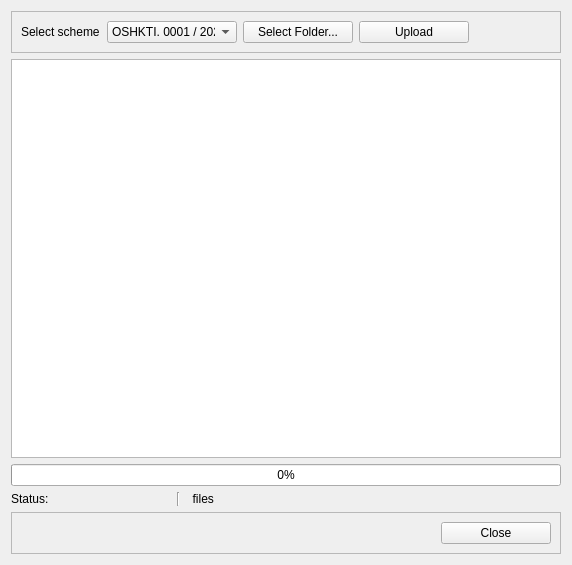
<?xml version="1.0" encoding="UTF-8"?>
<ui version="4.0">
 <class>FltsCertUploadWidget</class>
 <widget class="QWidget" name="FltsCertUploadWidget">
  <property name="windowModality">
   <enum>Qt::NonModal</enum>
  </property>
  <property name="geometry">
   <rect>
    <x>0</x>
    <y>0</y>
    <width>572</width>
    <height>565</height>
   </rect>
  </property>
  <property name="minimumSize">
   <size>
    <width>0</width>
    <height>400</height>
   </size>
  </property>
  <property name="windowTitle">
   <string>Upload Scanned Certificate</string>
  </property>
  <layout class="QGridLayout" name="gridLayout_2">
   <item row="2" column="0" colspan="3">
    <widget class="QTableView" name="tbvw_certificate">
     <property name="sizePolicy">
      <sizepolicy hsizetype="Expanding" vsizetype="Expanding">
       <horstretch>0</horstretch>
       <verstretch>0</verstretch>
      </sizepolicy>
     </property>
     <property name="minimumSize">
      <size>
       <width>0</width>
       <height>300</height>
      </size>
     </property>
     <property name="editTriggers">
      <set>QAbstractItemView::NoEditTriggers</set>
     </property>
    </widget>
   </item>
   <item row="4" column="0">
    <widget class="QLabel" name="lbl_status">
     <property name="sizePolicy">
      <sizepolicy hsizetype="Fixed" vsizetype="Preferred">
       <horstretch>0</horstretch>
       <verstretch>0</verstretch>
      </sizepolicy>
     </property>
     <property name="maximumSize">
      <size>
       <width>160</width>
       <height>16777215</height>
      </size>
     </property>
     <property name="text">
      <string>Status:  </string>
     </property>
    </widget>
   </item>
   <item row="4" column="1">
    <widget class="Line" name="line">
     <property name="orientation">
      <enum>Qt::Vertical</enum>
     </property>
    </widget>
   </item>
   <item row="4" column="2">
    <widget class="QLabel" name="lbl_records_count">
     <property name="text">
      <string>  files</string>
     </property>
    </widget>
   </item>
   <item row="0" column="0" colspan="3">
    <layout class="QVBoxLayout" name="vlNotification">
     <property name="spacing">
      <number>6</number>
     </property>
     <property name="sizeConstraint">
      <enum>QLayout::SetDefaultConstraint</enum>
     </property>
     <property name="bottomMargin">
      <number>0</number>
     </property>
    </layout>
   </item>
   <item row="1" column="0" colspan="3">
    <widget class="QFrame" name="frame_2">
     <property name="frameShape">
      <enum>QFrame::StyledPanel</enum>
     </property>
     <property name="frameShadow">
      <enum>QFrame::Raised</enum>
     </property>
     <layout class="QGridLayout" name="gridLayout">
      <item row="0" column="2">
       <widget class="QPushButton" name="btn_select_folder">
        <property name="sizePolicy">
         <sizepolicy hsizetype="Fixed" vsizetype="Fixed">
          <horstretch>0</horstretch>
          <verstretch>0</verstretch>
         </sizepolicy>
        </property>
        <property name="minimumSize">
         <size>
          <width>110</width>
          <height>0</height>
         </size>
        </property>
        <property name="text">
         <string>Select Folder...</string>
        </property>
        <property name="icon">
         <iconset resource="../../../resources.qrc">
          <normaloff>:/plugins/stdm/images/icons/flts_open_file.png</normaloff>:/plugins/stdm/images/icons/flts_open_file.png</iconset>
        </property>
       </widget>
      </item>
      <item row="0" column="0">
       <widget class="QLabel" name="label">
        <property name="sizePolicy">
         <sizepolicy hsizetype="Preferred" vsizetype="Fixed">
          <horstretch>0</horstretch>
          <verstretch>0</verstretch>
         </sizepolicy>
        </property>
        <property name="minimumSize">
         <size>
          <width>80</width>
          <height>0</height>
         </size>
        </property>
        <property name="text">
         <string>Select scheme</string>
        </property>
       </widget>
      </item>
      <item row="0" column="3">
       <widget class="QPushButton" name="btn_upload_certificate">
        <property name="sizePolicy">
         <sizepolicy hsizetype="Fixed" vsizetype="Fixed">
          <horstretch>0</horstretch>
          <verstretch>0</verstretch>
         </sizepolicy>
        </property>
        <property name="minimumSize">
         <size>
          <width>110</width>
          <height>0</height>
         </size>
        </property>
        <property name="text">
         <string>Upload</string>
        </property>
        <property name="icon">
         <iconset resource="../../../resources.qrc">
          <normaloff>:/plugins/stdm/images/icons/flts_export_file.png</normaloff>:/plugins/stdm/images/icons/flts_export_file.png</iconset>
        </property>
       </widget>
      </item>
      <item row="0" column="4">
       <spacer name="horizontalSpacer1">
        <property name="orientation">
         <enum>Qt::Horizontal</enum>
        </property>
        <property name="sizeType">
         <enum>QSizePolicy::Expanding</enum>
        </property>
        <property name="sizeHint" stdset="0">
         <size>
          <width>97</width>
          <height>20</height>
         </size>
        </property>
       </spacer>
      </item>
      <item row="0" column="1">
       <widget class="QComboBox" name="cbo_scheme_number">
        <property name="sizePolicy">
         <sizepolicy hsizetype="Fixed" vsizetype="Fixed">
          <horstretch>0</horstretch>
          <verstretch>0</verstretch>
         </sizepolicy>
        </property>
        <property name="minimumSize">
         <size>
          <width>127</width>
          <height>0</height>
         </size>
        </property>
        <property name="toolTip">
         <string>&lt;html&gt;&lt;head/&gt;&lt;body&gt;&lt;p&gt;Select Scheme&lt;/p&gt;&lt;/body&gt;&lt;/html&gt;</string>
        </property>
        <item>
         <property name="text">
          <string>OSHKTI. 0001 / 2020</string>
         </property>
        </item>
       </widget>
      </item>
     </layout>
    </widget>
   </item>
   <item row="5" column="0" colspan="3">
    <widget class="QFrame" name="frame">
     <property name="frameShape">
      <enum>QFrame::StyledPanel</enum>
     </property>
     <property name="frameShadow">
      <enum>QFrame::Raised</enum>
     </property>
     <layout class="QHBoxLayout" name="horizontalLayout">
      <item>
       <spacer name="horizontalSpacer">
        <property name="orientation">
         <enum>Qt::Horizontal</enum>
        </property>
        <property name="sizeHint" stdset="0">
         <size>
          <width>40</width>
          <height>20</height>
         </size>
        </property>
       </spacer>
      </item>
      <item>
       <widget class="QPushButton" name="btn_close">
        <property name="sizePolicy">
         <sizepolicy hsizetype="Fixed" vsizetype="Fixed">
          <horstretch>0</horstretch>
          <verstretch>0</verstretch>
         </sizepolicy>
        </property>
        <property name="minimumSize">
         <size>
          <width>110</width>
          <height>0</height>
         </size>
        </property>
        <property name="text">
         <string>Close</string>
        </property>
       </widget>
      </item>
     </layout>
    </widget>
   </item>
   <item row="3" column="0" colspan="3">
    <widget class="QProgressBar" name="pgbar_upload">
     <property name="enabled">
      <bool>true</bool>
     </property>
     <property name="value">
      <number>0</number>
     </property>
    </widget>
   </item>
  </layout>
  <zorder>tbvw_certificate</zorder>
  <zorder>lbl_status</zorder>
  <zorder>line</zorder>
  <zorder>lbl_records_count</zorder>
  <zorder>frame</zorder>
  <zorder></zorder>
  <zorder>frame_2</zorder>
  <zorder>pgbar_upload</zorder>
 </widget>
 <resources>
  <include location="../../../resources.qrc"/>
 </resources>
 <connections/>
</ui>
